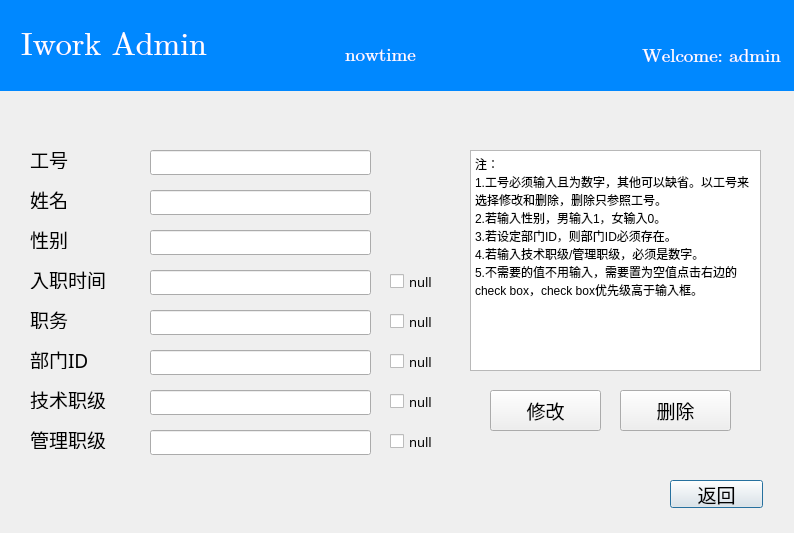
<?xml version="1.0" encoding="UTF-8"?>
<ui version="4.0">
 <class>userremake</class>
 <widget class="QDialog" name="userremake">
  <property name="geometry">
   <rect>
    <x>0</x>
    <y>0</y>
    <width>794</width>
    <height>533</height>
   </rect>
  </property>
  <property name="windowTitle">
   <string>Dialog</string>
  </property>
  <widget class="QPushButton" name="pushButton">
   <property name="geometry">
    <rect>
     <x>670</x>
     <y>480</y>
     <width>93</width>
     <height>28</height>
    </rect>
   </property>
   <property name="font">
    <font>
     <family>楷体</family>
     <pointsize>14</pointsize>
    </font>
   </property>
   <property name="text">
    <string>返回</string>
   </property>
  </widget>
  <widget class="QLabel" name="inf">
   <property name="geometry">
    <rect>
     <x>480</x>
     <y>20</y>
     <width>301</width>
     <height>71</height>
    </rect>
   </property>
   <property name="font">
    <font>
     <family>Cambria Math</family>
     <pointsize>14</pointsize>
    </font>
   </property>
   <property name="layoutDirection">
    <enum>Qt::RightToLeft</enum>
   </property>
   <property name="styleSheet">
    <string notr="true">QLabel#inf{
	background-color: #0088ff; 
	color: #ffffff;
	min-width:30px;
	min-height:30px;
}</string>
   </property>
   <property name="text">
    <string>Welcome: admin</string>
   </property>
   <property name="alignment">
    <set>Qt::AlignRight|Qt::AlignTrailing|Qt::AlignVCenter</set>
   </property>
  </widget>
  <widget class="QLabel" name="title">
   <property name="geometry">
    <rect>
     <x>0</x>
     <y>0</y>
     <width>801</width>
     <height>91</height>
    </rect>
   </property>
   <property name="font">
    <font>
     <family>Cambria Math</family>
     <pointsize>24</pointsize>
    </font>
   </property>
   <property name="contextMenuPolicy">
    <enum>Qt::CustomContextMenu</enum>
   </property>
   <property name="styleSheet">
    <string notr="true">QLabel#title{
	background-color: #0088ff; 
	color: #ffffff;
	min-width:30px;
	min-height:30px;
}</string>
   </property>
   <property name="text">
    <string>  Iwork Admin</string>
   </property>
  </widget>
  <widget class="QLabel" name="tstr">
   <property name="geometry">
    <rect>
     <x>260</x>
     <y>40</y>
     <width>241</width>
     <height>30</height>
    </rect>
   </property>
   <property name="font">
    <font>
     <family>Cambria Math</family>
     <pointsize>14</pointsize>
    </font>
   </property>
   <property name="styleSheet">
    <string notr="true">QLabel#tstr{
	background-color: #0088ff; 
	color: #ffffff;
	min-width:30px;
	min-height:30px;
}</string>
   </property>
   <property name="text">
    <string>nowtime</string>
   </property>
   <property name="alignment">
    <set>Qt::AlignCenter</set>
   </property>
  </widget>
  <widget class="QLineEdit" name="u7">
   <property name="geometry">
    <rect>
     <x>150</x>
     <y>390</y>
     <width>221</width>
     <height>25</height>
    </rect>
   </property>
  </widget>
  <widget class="QLineEdit" name="u6">
   <property name="geometry">
    <rect>
     <x>150</x>
     <y>350</y>
     <width>221</width>
     <height>25</height>
    </rect>
   </property>
  </widget>
  <widget class="QLabel" name="bmd">
   <property name="geometry">
    <rect>
     <x>30</x>
     <y>350</y>
     <width>101</width>
     <height>19</height>
    </rect>
   </property>
   <property name="font">
    <font>
     <family>楷体</family>
     <pointsize>14</pointsize>
    </font>
   </property>
   <property name="text">
    <string>部门ID</string>
   </property>
  </widget>
  <widget class="QLabel" name="nd">
   <property name="geometry">
    <rect>
     <x>30</x>
     <y>190</y>
     <width>69</width>
     <height>19</height>
    </rect>
   </property>
   <property name="font">
    <font>
     <family>楷体</family>
     <pointsize>14</pointsize>
    </font>
   </property>
   <property name="text">
    <string>姓名</string>
   </property>
  </widget>
  <widget class="QLabel" name="sd">
   <property name="geometry">
    <rect>
     <x>30</x>
     <y>230</y>
     <width>69</width>
     <height>19</height>
    </rect>
   </property>
   <property name="font">
    <font>
     <family>楷体</family>
     <pointsize>14</pointsize>
    </font>
   </property>
   <property name="text">
    <string>性别</string>
   </property>
  </widget>
  <widget class="QTextBrowser" name="textBrowser">
   <property name="geometry">
    <rect>
     <x>470</x>
     <y>150</y>
     <width>291</width>
     <height>221</height>
    </rect>
   </property>
   <property name="html">
    <string>&lt;!DOCTYPE HTML PUBLIC &quot;-//W3C//DTD HTML 4.0//EN&quot; &quot;http://www.w3.org/TR/REC-html40/strict.dtd&quot;&gt;
&lt;html&gt;&lt;head&gt;&lt;meta name=&quot;qrichtext&quot; content=&quot;1&quot; /&gt;&lt;meta charset=&quot;utf-8&quot; /&gt;&lt;style type=&quot;text/css&quot;&gt;
p, li { white-space: pre-wrap; }
hr { height: 1px; border-width: 0; }
li.unchecked::marker { content: &quot;\2610&quot;; }
li.checked::marker { content: &quot;\2612&quot;; }
&lt;/style&gt;&lt;/head&gt;&lt;body style=&quot; font-family:'Microsoft YaHei UI'; font-size:9pt; font-weight:400; font-style:normal;&quot;&gt;
&lt;p style=&quot; margin-top:0px; margin-bottom:0px; margin-left:0px; margin-right:0px; -qt-block-indent:0; text-indent:0px;&quot;&gt;注：&lt;/p&gt;
&lt;p style=&quot; margin-top:0px; margin-bottom:0px; margin-left:0px; margin-right:0px; -qt-block-indent:0; text-indent:0px;&quot;&gt;1.工号必须输入且为数字，其他可以缺省。以工号来选择修改和删除，删除只参照工号。&lt;/p&gt;
&lt;p style=&quot; margin-top:0px; margin-bottom:0px; margin-left:0px; margin-right:0px; -qt-block-indent:0; text-indent:0px;&quot;&gt;2.若输入性别，男输入1，女输入0。&lt;/p&gt;
&lt;p style=&quot; margin-top:0px; margin-bottom:0px; margin-left:0px; margin-right:0px; -qt-block-indent:0; text-indent:0px;&quot;&gt;3.若设定部门ID，则部门ID必须存在。&lt;/p&gt;
&lt;p style=&quot; margin-top:0px; margin-bottom:0px; margin-left:0px; margin-right:0px; -qt-block-indent:0; text-indent:0px;&quot;&gt;4.若输入技术职级/管理职级，必须是数字。&lt;/p&gt;
&lt;p style=&quot; margin-top:0px; margin-bottom:0px; margin-left:0px; margin-right:0px; -qt-block-indent:0; text-indent:0px;&quot;&gt;5.不需要的值不用输入，需要置为空值点击右边的check box，check box优先级高于输入框。&lt;/p&gt;&lt;/body&gt;&lt;/html&gt;</string>
   </property>
  </widget>
  <widget class="QLineEdit" name="u2">
   <property name="geometry">
    <rect>
     <x>150</x>
     <y>190</y>
     <width>221</width>
     <height>25</height>
    </rect>
   </property>
  </widget>
  <widget class="QLineEdit" name="u1">
   <property name="geometry">
    <rect>
     <x>150</x>
     <y>150</y>
     <width>221</width>
     <height>25</height>
    </rect>
   </property>
  </widget>
  <widget class="QLineEdit" name="u3">
   <property name="geometry">
    <rect>
     <x>150</x>
     <y>230</y>
     <width>221</width>
     <height>25</height>
    </rect>
   </property>
  </widget>
  <widget class="QLabel" name="nd_3">
   <property name="geometry">
    <rect>
     <x>30</x>
     <y>150</y>
     <width>69</width>
     <height>19</height>
    </rect>
   </property>
   <property name="font">
    <font>
     <family>楷体</family>
     <pointsize>14</pointsize>
    </font>
   </property>
   <property name="text">
    <string>工号</string>
   </property>
  </widget>
  <widget class="QLabel" name="ed">
   <property name="geometry">
    <rect>
     <x>30</x>
     <y>270</y>
     <width>101</width>
     <height>19</height>
    </rect>
   </property>
   <property name="font">
    <font>
     <family>楷体</family>
     <pointsize>14</pointsize>
    </font>
   </property>
   <property name="text">
    <string>入职时间</string>
   </property>
  </widget>
  <widget class="QLineEdit" name="u4">
   <property name="geometry">
    <rect>
     <x>150</x>
     <y>270</y>
     <width>221</width>
     <height>25</height>
    </rect>
   </property>
  </widget>
  <widget class="QLineEdit" name="u8">
   <property name="geometry">
    <rect>
     <x>150</x>
     <y>430</y>
     <width>221</width>
     <height>25</height>
    </rect>
   </property>
  </widget>
  <widget class="QLabel" name="jsd">
   <property name="geometry">
    <rect>
     <x>30</x>
     <y>390</y>
     <width>101</width>
     <height>19</height>
    </rect>
   </property>
   <property name="font">
    <font>
     <family>楷体</family>
     <pointsize>14</pointsize>
    </font>
   </property>
   <property name="text">
    <string>技术职级</string>
   </property>
  </widget>
  <widget class="QPushButton" name="xg">
   <property name="geometry">
    <rect>
     <x>490</x>
     <y>390</y>
     <width>111</width>
     <height>41</height>
    </rect>
   </property>
   <property name="font">
    <font>
     <family>楷体</family>
     <pointsize>14</pointsize>
    </font>
   </property>
   <property name="text">
    <string>修改</string>
   </property>
  </widget>
  <widget class="QLabel" name="pd">
   <property name="geometry">
    <rect>
     <x>30</x>
     <y>310</y>
     <width>101</width>
     <height>19</height>
    </rect>
   </property>
   <property name="font">
    <font>
     <family>楷体</family>
     <pointsize>14</pointsize>
    </font>
   </property>
   <property name="text">
    <string>职务</string>
   </property>
  </widget>
  <widget class="QLineEdit" name="u5">
   <property name="geometry">
    <rect>
     <x>150</x>
     <y>310</y>
     <width>221</width>
     <height>25</height>
    </rect>
   </property>
  </widget>
  <widget class="QLabel" name="gld">
   <property name="geometry">
    <rect>
     <x>30</x>
     <y>430</y>
     <width>101</width>
     <height>19</height>
    </rect>
   </property>
   <property name="font">
    <font>
     <family>楷体</family>
     <pointsize>14</pointsize>
    </font>
   </property>
   <property name="text">
    <string>管理职级</string>
   </property>
  </widget>
  <widget class="QPushButton" name="dl">
   <property name="geometry">
    <rect>
     <x>620</x>
     <y>390</y>
     <width>111</width>
     <height>41</height>
    </rect>
   </property>
   <property name="font">
    <font>
     <family>楷体</family>
     <pointsize>14</pointsize>
    </font>
   </property>
   <property name="text">
    <string>删除</string>
   </property>
  </widget>
  <widget class="QCheckBox" name="cb4">
   <property name="geometry">
    <rect>
     <x>390</x>
     <y>270</y>
     <width>98</width>
     <height>23</height>
    </rect>
   </property>
   <property name="font">
    <font>
     <family>楷体</family>
     <pointsize>10</pointsize>
    </font>
   </property>
   <property name="text">
    <string>null</string>
   </property>
  </widget>
  <widget class="QCheckBox" name="cb6">
   <property name="geometry">
    <rect>
     <x>390</x>
     <y>350</y>
     <width>98</width>
     <height>23</height>
    </rect>
   </property>
   <property name="font">
    <font>
     <family>楷体</family>
     <pointsize>10</pointsize>
    </font>
   </property>
   <property name="text">
    <string>null</string>
   </property>
  </widget>
  <widget class="QCheckBox" name="cb5">
   <property name="geometry">
    <rect>
     <x>390</x>
     <y>310</y>
     <width>98</width>
     <height>23</height>
    </rect>
   </property>
   <property name="font">
    <font>
     <family>楷体</family>
     <pointsize>10</pointsize>
    </font>
   </property>
   <property name="text">
    <string>null</string>
   </property>
  </widget>
  <widget class="QCheckBox" name="cb8">
   <property name="geometry">
    <rect>
     <x>390</x>
     <y>430</y>
     <width>98</width>
     <height>23</height>
    </rect>
   </property>
   <property name="font">
    <font>
     <family>楷体</family>
     <pointsize>10</pointsize>
    </font>
   </property>
   <property name="text">
    <string>null</string>
   </property>
  </widget>
  <widget class="QCheckBox" name="cb7">
   <property name="geometry">
    <rect>
     <x>390</x>
     <y>390</y>
     <width>98</width>
     <height>23</height>
    </rect>
   </property>
   <property name="font">
    <font>
     <family>楷体</family>
     <pointsize>10</pointsize>
    </font>
   </property>
   <property name="text">
    <string>null</string>
   </property>
  </widget>
  <zorder>title</zorder>
  <zorder>pushButton</zorder>
  <zorder>inf</zorder>
  <zorder>tstr</zorder>
  <zorder>u7</zorder>
  <zorder>u6</zorder>
  <zorder>bmd</zorder>
  <zorder>nd</zorder>
  <zorder>sd</zorder>
  <zorder>textBrowser</zorder>
  <zorder>u2</zorder>
  <zorder>u1</zorder>
  <zorder>u3</zorder>
  <zorder>nd_3</zorder>
  <zorder>ed</zorder>
  <zorder>u4</zorder>
  <zorder>u8</zorder>
  <zorder>jsd</zorder>
  <zorder>xg</zorder>
  <zorder>pd</zorder>
  <zorder>u5</zorder>
  <zorder>gld</zorder>
  <zorder>dl</zorder>
  <zorder>cb4</zorder>
  <zorder>cb6</zorder>
  <zorder>cb5</zorder>
  <zorder>cb8</zorder>
  <zorder>cb7</zorder>
 </widget>
 <resources/>
 <connections/>
</ui>
